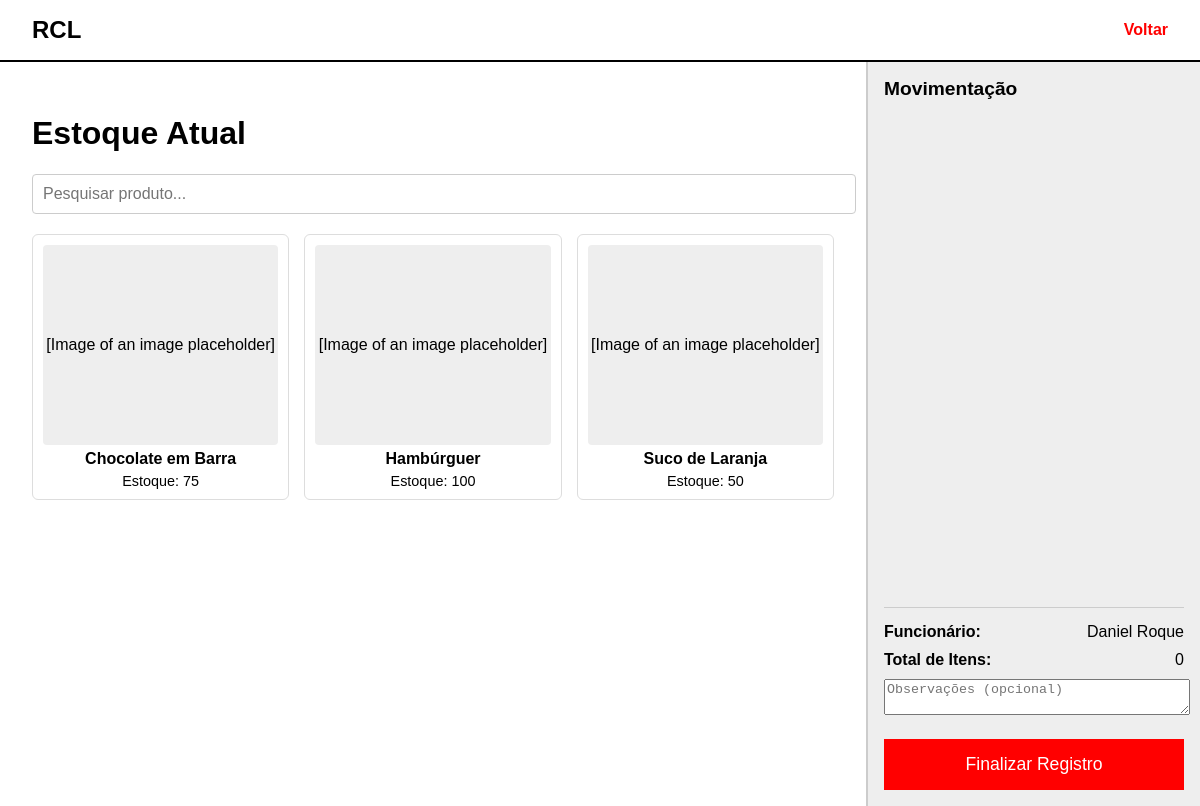
The app's page /EmployeeLayer/gerenciar_estoque.php (signed in) with its own data.
### tables this page shows
CREATE TABLE Produtos (
    id_produto INT AUTO_INCREMENT PRIMARY KEY,
    nome VARCHAR(100) NOT NULL,
    descricao TEXT NOT NULL,
    categoria VARCHAR(100) NOT NULL DEFAULT 'Geral',
    preco_unitario DECIMAL(10,2) NOT NULL,
    estoque INT NOT NULL,
    estoque_minimo INT NOT NULL,
    imagem VARCHAR(225) NOT NULL,
    
    created_by INT NOT NULL,
    created_at DATETIME NOT NULL DEFAULT CURRENT_TIMESTAMP,

    update_by INT NULL, 
    updated_at DATETIME DEFAULT CURRENT_TIMESTAMP ON UPDATE CURRENT_TIMESTAMP,

    CONSTRAINT fk_produtos_created_by 
        FOREIGN KEY (created_by) REFERENCES Funcionarios(id_funcionario)
        ON UPDATE CASCADE
        ON DELETE RESTRICT,

    CONSTRAINT fk_produtos_update_by 
        FOREIGN KEY (update_by) REFERENCES Funcionarios(id_funcionario)
        ON UPDATE CASCADE
        ON DELETE SET NULL 
);

### EmployeeLayer/gerenciar_estoque.php (the view, shortened to what this page needs)
<?php
$pdo = conectar();
$nome_funcionario = $_SESSION['funcionario_nome'];
try {
    $stmt = $pdo->query("SELECT id_produto, nome, estoque, estoque_minimo, imagem FROM produtos ORDER BY nome ASC");
    $produtos = $stmt->fetchAll(PDO::FETCH_ASSOC);
} catch (PDOException $e) {
    die("Erro ao carregar produtos: " . $e->getMessage());
}
?>
<!DOCTYPE html>
<html lang="pt-BR">
<head>
</head>
<body>
    <header>
        RCL
        <a href="home.php" class="voltar">Voltar</a>
    </header>
    <main>
        <div class="left-panel">
            <h1>Estoque Atual</h1>
            <div class="search-container">
                <input type="text" id="pesquisar-produto" placeholder="Pesquisar produto..." onkeyup="filterProducts()">
            </div>
            <div class="product-grid" id="product-grid">
                <?php foreach ($produtos as $produto):
                    $estoque_minimo = $produto['estoque_minimo'] ?? ESTOQUE_MINIMO_PADRAO;
                    $em_alerta = $produto['estoque'] < $estoque_minimo;
                ?>
                    <div
                        class="product-card"
                        data-id="<?= $produto['id_produto'] ?>"
                        data-name="<?= htmlspecialchars($produto['nome']) ?>"
                        onclick="addItemToMovement(<?= $produto['id_produto'] ?>, '<?= htmlspecialchars($produto['nome']) ?>')"
                    >
                        <div class="product-image">
                            <?php if (!empty($produto['imagem']) && file_exists($produto['imagem'])): ?>
                                <img src="<?= htmlspecialchars($produto['imagem']) ?>" alt="Img Prod">
                            <?php else: ?>
                            [Image of an image placeholder]
                            <?php endif; ?>
                        </div>
                        <div class="product-name"><?= htmlspecialchars($produto['nome']) ?></div>
                        <div class="product-stock">
                            Estoque: <span class="<?= $em_alerta ? 'stock-alert' : '' ?>">
                                <?= $produto['estoque'] ?>
                            </span>
                        </div>
                    </div>
                <?php endforeach; ?>
            </div>
        </div>
        <div class="right-panel">
            <div class="list-header">Movimentação</div>
            <ul id="movimentacao-list">
                </ul>
            <div class="list-footer">
                <div class="footer-row">
                    <label>Funcionário:</label>
                    <span><?= htmlspecialchars($nome_funcionario) ?></span>
                </div>
                <div class="footer-row">
                    <label>Total de Itens:</label>
                    <span id="total-itens-movimentados">0</span>
                </div>
                <textarea id="observacao" placeholder="Observações (opcional)" style="width: 100%; margin-bottom: 10px;"></textarea>
                <button id="finalizar-registro" onclick="finalizeMovement()">
                    Finalizar Registro
                </button>
            </div>
        </div>
    </main>
</body>
</html>

### EmployeeLayer/gerenciar_estoque.php (style rules this page uses)
body { margin: 0; font-family: Arial, sans-serif; background-color: #f4f4f4; }
header { display: flex; justify-content: space-between; align-items: center; padding: 1rem 2rem; border-bottom: 2px solid #000; background: white; font-size: 1.5rem; font-weight: bold; }
.voltar { color: red; text-decoration: none; font-size: 1rem; }
main { display: flex; height: calc(100vh - 56px); }
.left-panel { flex: 3; padding: 2rem; background: white; overflow-y: auto; }
.search-container { margin-bottom: 20px; }
#pesquisar-produto { width: 100%; padding: 10px; font-size: 1rem; border: 1px solid #ccc; border-radius: 4px; }
.product-grid { display: grid; grid-template-columns: repeat(3, 1fr); gap: 15px; }
.product-card { border: 1px solid #ddd; border-radius: 6px; padding: 10px; text-align: center; cursor: pointer; transition: background-color 0.2s, border-color 0.2s; position: relative; }
.product-name { font-weight: bold; margin-bottom: 5px; }
.product-stock { font-size: 0.9em; }
.product-image { width: 100%; height: 200px; background-color: #eee; border-radius: 4px; margin-bottom: 5px; overflow: hidden; display: flex; justify-content: center; align-items: center; }
.right-panel { flex: 1; padding: 1rem; background-color: #eee; border-left: 2px solid #ccc; display: flex; flex-direction: column; min-width: 300px; }
.list-header { font-size: 1.2rem; font-weight: bold; margin-bottom: 15px; }
#movimentacao-list { flex-grow: 1; overflow-y: auto; list-style: none; padding: 0; }
.list-footer { border-top: 1px solid #ccc; padding-top: 15px; }
.footer-row { display: flex; justify-content: space-between; margin-bottom: 10px; }
.footer-row label { font-weight: bold; }
#finalizar-registro { width: 100%; padding: 15px; background: red; color: white; border: none; font-size: 1.1em; cursor: pointer; margin-top: 10px; }

### records on screen
produtos: shows "[Image of an image placeholder]", nome "Chocolate em Barra", estoque "75"
produtos: shows "[Image of an image placeholder]", nome "Hambúrguer", estoque "100"
produtos: shows "[Image of an image placeholder]", nome "Suco de Laranja", estoque "50"

### other values on screen
$nome_funcionario "Daniel Roque"
